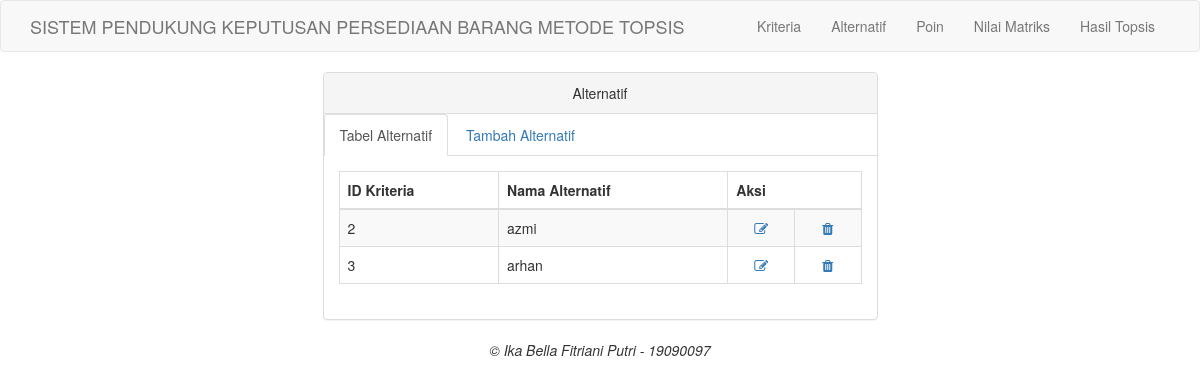
The page /alternatif.php on the database its author committed.
### tables this page shows
CREATE TABLE `tab_alternatif` (
  `id_alternatif` int NOT NULL,
  `nama_alternatif` varchar(50) NOT NULL
);

### alternatif.php (the view, shortened to what this page needs)
<?php
include ("koneksi.php");
 ?>
<!DOCTYPE html>
<html>
  <head>
    <link href="tampilan/css/bootstrap.min.css" rel="stylesheet">
    <link href="tampilan/font-awesome/css/font-awesome.min.css" rel="stylesheet" type="text/css">
  </head>
  <body>
    <nav class="navbar navbar-default navbar-custom">
      <div class="container">
        <div class="navbar-header">
          <a class="navbar-brand" href="index.php">SISTEM PENDUKUNG KEPUTUSAN PERSEDIAAN BARANG METODE TOPSIS</a>
        </div>
        <div class="collapse navbar-collapse">
          <ul class="nav navbar-nav navbar-right">
            <li>
              <a href="kriteria.php">Kriteria</a>
            </li>
            <li>
              <a href="alternatif.php">Alternatif</a>
            </li>
            <li>
              <a href="poin.php">Poin</a>
            </li>
            <li>
              <a href="nilmat.php">Nilai Matriks</a>
            </li>
            <li>
              <a href="hastop.php">Hasil Topsis</a>
            </li>
          </ul>
        </div>
      </div>
    </nav>
    <div class="container">
      <div class="row">
        <div class="col-lg-6 col-lg-offset-3">
            <div class="panel panel-default">
                <div class="panel-heading text-center">
                    Alternatif
                </div>
                <ul class="nav nav-tabs">
                    <li class="active">
                      <a href="alternatif.php" data-toggle="tab">Tabel Alternatif</a>
                    </li>
                    <li>
                      <a href="alternatiftambah.php" data-toggle="tab">Tambah Alternatif</a>
                    </li>
                </ul>
                <div class="panel-body">
                    <div class="tab-content">
                      <div class="">
                        <table class="table table-striped table-bordered table-hover">
                          <thead >
                            <tr>
                              <th>ID Kriteria</th>
                              <th>Nama Alternatif</th>
                              <th colspan="2">Aksi</th>
                            </tr>
                          </thead>
                          <tbody>
                            <?php
                            $sql = $koneksi->query('SELECT * FROM tab_alternatif');
                            while ($row = $sql->fetch_array()) {
                            ?>
                            <tr>
                              <td><?php echo $row[0] ?></td>
                              <td><?php echo $row[1] ?></td>
                              <td align="center"><a href="editalternatif.php?id_alternatif=<?php echo $row['id_alternatif'] ?>"><i class="fa fa-edit fa-fw"></i> </td>
                              <td align="center"><a href="hapusalternatif.php?id_alternatif=<?php echo $row['id_alternatif'] ?>"><i class="fa fa-trash fa-fw"></i> </td>
                            </tr>
                            <?php } ?>
                          </tbody>
                        </table>
                      </div>
                    </div>
                </div>
            </div>
        </div>
      </div>
    </div>
    <footer class="text-center">
      <div class="footer-below">
        <div class="container">
          <div class="row">
            <div class="col-lg-12">
              <em>&copy; Ika Bella Fitriani Putri - 19090097 </em>
            </div>
          </div>
        </div>
      </div>
    </footer>
  </body>
</html>

### rows shown on the page
tab_alternatif: id_alternatif "2", nama_alternatif "azmi"
tab_alternatif: id_alternatif "3", nama_alternatif "arhan"
